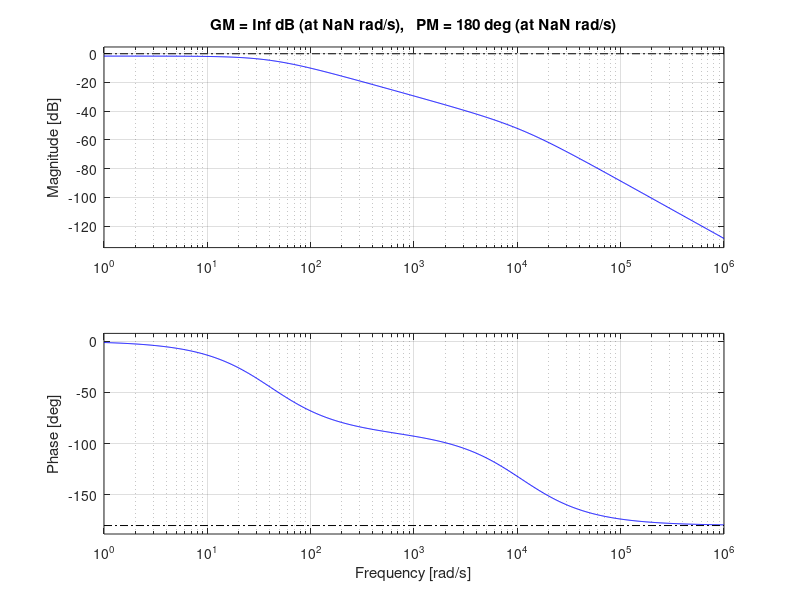

The MATLAB script that drew this image:
Rl=34;
% Rin=2835;
Rin = 16235;
R1=165;

wc = 250; %rad/s
wl = 11000;%rad/s
%C=1/(wc*Rin);
L = (Rl+R1)/wl;
C= 1.5e-6;
s = tf('s');
G = (R1/(Rin*C*L)) / ((s+1/(C*Rin))*(s+ ((Rl+R1)/L) ))
[p,z] = pzmap(G)
margin(G);
